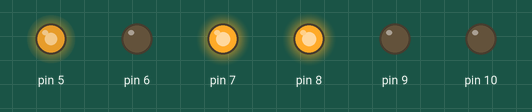
This sketch was run on a simulated Arduino Uno, built with avr-gcc and run on an emulated ATmega328P. On the bench: output pins drawn as LEDs (lit = HIGH).

Above: at 0.1 s.
Timing chart, 0 to 1.6 s (numbered marks = the images above):
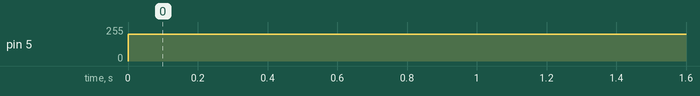

The sketch:

turn_measurement.ino
```cpp
int l, r;
int count = 0;
void setup() {
  // put your setup code here, to run once:
  pinMode(5, OUTPUT);
  pinMode(6, OUTPUT);
  pinMode(9, OUTPUT);
  pinMode(10, OUTPUT);
  pinMode(7, OUTPUT);
  pinMode(8, OUTPUT);
  pinMode(2, INPUT);
  pinMode(4, INPUT);
  digitalWrite(7, HIGH);
  digitalWrite(8, HIGH);
  Serial.begin(9600);
}

void loop() {
  // put your main code here, to run repeatedly:
  right_turn();
}

void readsensor()
{
  l =  digitalRead(2);
  r =  digitalRead(4);
}
void forward()
{
  analogWrite(5, 200);
  analogWrite(6, 0);
  analogWrite(9, 200);
  analogWrite(10, 0);
}
void left_turn()
{
  analogWrite(5, 0);
  analogWrite(6, 0);
  analogWrite(9, 200);
  analogWrite(10, 0);
}
void right_turn()
{
  analogWrite(5, 200);
  analogWrite(6, 0);
  analogWrite(9, 0);
  analogWrite(10, 0);
}
void turn_over()
{
  analogWrite(5, 200);
  analogWrite(6, 0);
  analogWrite(9, 0);
  analogWrite(10, 200);
}
void pause()
{
  analogWrite(5, 0);
  analogWrite(6, 0);
  analogWrite(9, 0);
  analogWrite(10, 0);
}
```

Measured:
- by itself, pin 5: 0/255 → 200/255 at 0.00 s
